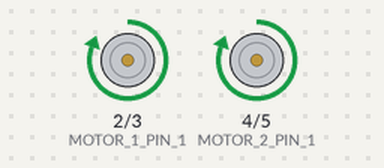
Recording of a sketch running on a simulated Arduino Uno, built with avr-gcc and run on an emulated ATmega328P. Shown: motor-driver pin pairs drawn as motors (green arrow = first pin HIGH = forward, orange = second pin HIGH = backward, longer = more drive).

Above: at 5.0 s.
At 11.5 s:
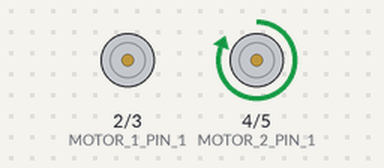
At 15.0 s:
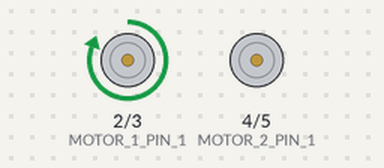
At 18.0 s:
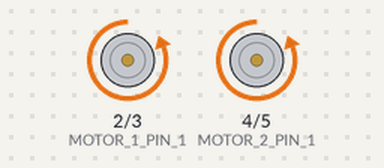
Timing chart, 0 to 24.7 s (numbered marks = the images above):
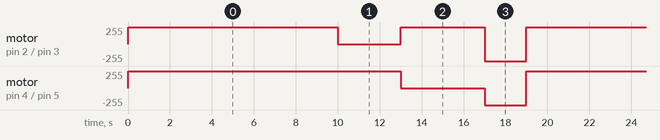

Measured:
- by itself, motor on pin 4 (MOTOR_2_PIN_1) / pin 5 (MOTOR_2_PIN_2): repeats every 19.0 s: stopped 4.0 s, backward 255/255 2.0 s, forward 255/255 13.0 s
- by itself, motor on pin 2 (MOTOR_1_PIN_1) / pin 3 (MOTOR_1_PIN_2): repeats every 19.0 s: stopped 3.0 s, forward 255/255 4.0 s, backward 255/255 2.0 s, forward 255/255 10.0 s

The sketch:

sketch_nov8a.ino
```cpp
#define MOTOR_1_PIN_1 2
#define MOTOR_1_PIN_2 3
#define MOTOR_2_PIN_1 4
#define MOTOR_2_PIN_2 5

void setup() {
    pinMode(MOTOR_1_PIN_1, OUTPUT);
    pinMode(MOTOR_1_PIN_2, OUTPUT);
    pinMode(MOTOR_2_PIN_1, OUTPUT);
    pinMode(MOTOR_2_PIN_2, OUTPUT);


}

void loop() {
    goForward();
    delay(10000);
    turnRight();
    delay(3000);
    turnLeft();
    delay(4000);
    goBackward();
    delay(2000);


}


void goForward() {
    digitalWrite(MOTOR_1_PIN_1, HIGH);
    digitalWrite(MOTOR_1_PIN_2, LOW);
    digitalWrite(MOTOR_2_PIN_1, HIGH);
    digitalWrite(MOTOR_2_PIN_2, LOW);
}


void goBackward() {
    digitalWrite(MOTOR_1_PIN_1, LOW);
    digitalWrite(MOTOR_1_PIN_2, HIGH);
    digitalWrite(MOTOR_2_PIN_1, LOW);
    digitalWrite(MOTOR_2_PIN_2, HIGH);
}


void turnRight() {
    digitalWrite(MOTOR_1_PIN_1, LOW);
    digitalWrite(MOTOR_1_PIN_2, LOW);
    digitalWrite(MOTOR_2_PIN_1, HIGH);
    digitalWrite(MOTOR_2_PIN_2, LOW);
}


void turnLeft() {
    digitalWrite(MOTOR_1_PIN_1, HIGH);
    digitalWrite(MOTOR_1_PIN_2, LOW);
    digitalWrite(MOTOR_2_PIN_1, LOW);
    digitalWrite(MOTOR_2_PIN_2, LOW);
}
```
